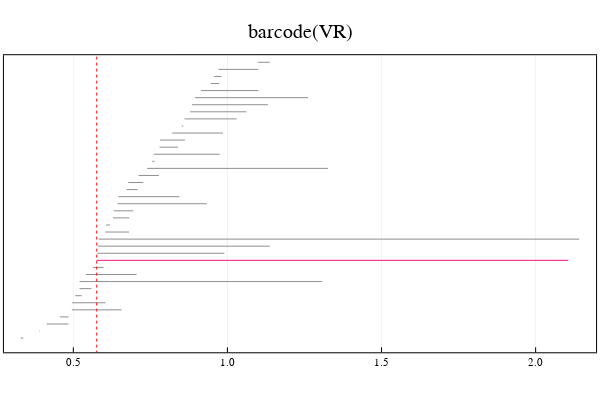

The code cell stored with this chart in its notebook:
### Code cell
p = return_extension_results_at_parameter(extension_to_VR_Q)

### Figure 1 — Plotly figure (JSON) as saved in the notebook; plotly's stock layout.template omitted (floating-point values rounded to 4 significant figures)
{"data": [{"colorbar": {"title": ""}, "hoverinfo": "text", "legendgroup": "y1", "line": {"color": "rgba(143, 143, 143, 1.000)", "dash": "solid", "shape": "linear", "width": 1}, "mode": "lines", "name": "y1", "showlegend": true, "text": ["class 1", "class 1"], "type": "scatter", "x": [0.3292, 0.3376], "xaxis": "x1", "y": [1, 1], "yaxis": "y1", "zmax": null, "zmin": null}, {"colorbar": {"title": ""}, "hoverinfo": "text", "legendgroup": "y2", "line": {"color": "rgba(143, 143, 143, 1.000)", "dash": "solid", "shape": "linear", "width": 1}, "mode": "lines", "name": "y2", "showlegend": true, "text": ["class 2", "class 2"], "type": "scatter", "x": [0.3901, 0.3921], "xaxis": "x1", "y": [2, 2], "yaxis": "y1", "zmax": null, "zmin": null}, {"colorbar": {"title": ""}, "hoverinfo": "text", "legendgroup": "y3", "line": {"color": "rgba(143, 143, 143, 1.000)", "dash": "solid", "shape": "linear", "width": 1}, "mode": "lines", "name": "y3", "showlegend": true, "text": ["class 3", "class 3"], "type": "scatter", "x": [0.4133, 0.484], "xaxis": "x1", "y": [3, 3], "yaxis": "y1", "zmax": null, "zmin": null}, {"colorbar": {"title": ""}, "hoverinfo": "text", "legendgroup": "y4", "line": {"color": "rgba(143, 143, 143, 1.000)", "dash": "solid", "shape": "linear", "width": 1}, "mode": "lines", "name": "y4", "showlegend": true, "text": ["class 4", "class 4"], "type": "scatter", "x": [0.4566, 0.4844], "xaxis": "x1", "y": [4, 4], "yaxis": "y1", "zmax": null, "zmin": null}, {"colorbar": {"title": ""}, "hoverinfo": "text", "legendgroup": "y5", "line": {"color": "rgba(143, 143, 143, 1.000)", "dash": "solid", "shape": "linear", "width": 1}, "mode": "lines", "name": "y5", "showlegend": true, "text": ["class 12", "class 12"], "type": "scatter", "x": [0.4952, 0.6567], "xaxis": "x1", "y": [5, 5], "yaxis": "y1", "zmax": null, "zmin": null}, {"colorbar": {"title": ""}, "hoverinfo": "text", "legendgroup": "y6", "line": {"color": "rgba(143, 143, 143, 1.000)", "dash": "solid", "shape": "linear", "width": 1}, "mode": "lines", "name": "y6", "showlegend": true, "text": ["class 13", "class 13"], "type": "scatter", "x": [0.4964, 0.6045], "xaxis": "x1", "y": [6, 6], "yaxis": "y1", "zmax": null, "zmin": null}, {"colorbar": {"title": ""}, "hoverinfo": "text", "legendgroup": "y7", "line": {"color": "rgba(143, 143, 143, 1.000)", "dash": "solid", "shape": "linear", "width": 1}, "mode": "lines", "name": "y7", "showlegend": true, "text": ["class 14", "class 14"], "type": "scatter", "x": [0.506, 0.5275], "xaxis": "x1", "y": [7, 7], "yaxis": "y1", "zmax": null, "zmin": null}, {"colorbar": {"title": ""}, "hoverinfo": "text", "legendgroup": "y8", "line": {"color": "rgba(143, 143, 143, 1.000)", "dash": "solid", "shape": "linear", "width": 1}, "mode": "lines", "name": "y8", "showlegend": true, "text": ["class 5", "class 5"], "type": "scatter", "x": [0.52, 0.5586], "xaxis": "x1", "y": [8, 8], "yaxis": "y1", "zmax": null, "zmin": null}, {"colorbar": {"title": ""}, "hoverinfo": "text", "legendgroup": "y9", "line": {"color": "rgba(143, 143, 143, 1.000)", "dash": "solid", "shape": "linear", "width": 1}, "mode": "lines", "name": "y9", "showlegend": true, "text": ["class 39", "class 39"], "type": "scatter", "x": [0.5204, 1.307], "xaxis": "x1", "y": [9, 9], "yaxis": "y1", "zmax": null, "zmin": null}, {"colorbar": {"title": ""}, "hoverinfo": "text", "legendgroup": "y10", "line": {"color": "rgba(143, 143, 143, 1.000)", "dash": "solid", "shape": "linear", "width": 1}, "mode": "lines", "name": "y10", "showlegend": true, "text": ["class 15", "class 15"], "type": "scatter", "x": [0.5404, 0.7054], "xaxis": "x1", "y": [10, 10], "yaxis": "y1", "zmax": null, "zmin": null}, {"colorbar": {"title": ""}, "hoverinfo": "text", "legendgroup": "y11", "line": {"color": "rgba(143, 143, 143, 1.000)", "dash": "solid", "shape": "linear", "width": 1}, "mode": "lines", "name": "y11", "showlegend": true, "text": ["class 16", "class 16"], "type": "scatter", "x": [0.563, 0.598], "xaxis": "x1", "y": [11, 11], "yaxis": "y1", "zmax": null, "zmin": null}, {"colorbar": {"title": ""}, "hoverinfo": "text", "legendgroup": "y12", "line": {"color": "rgba(143, 143, 143, 1.000)", "dash": "solid", "shape": "linear", "width": 1}, "mode": "lines", "name": "y12", "showlegend": true, "text": ["class 40", "class 40"], "type": "scatter", "x": [0.5761, 0.5761], "xaxis": "x1", "y": [12, 12], "yaxis": "y1", "zmax": null, "zmin": null}, {"colorbar": {"title": ""}, "hoverinfo": "text", "legendgroup": "y13", "line": {"color": "rgba(238, 18, 137, 1.000)", "dash": "solid", "shape": "linear", "width": 1}, "mode": "lines", "name": "y13", "showlegend": true, "text": ["class 40", "class 40"], "type": "scatter", "x": [0.5761, 2.106], "xaxis": "x1", "y": [12, 12], "yaxis": "y1", "zmax": null, "zmin": null}, {"colorbar": {"title": ""}, "hoverinfo": "text", "legendgroup": "y14", "line": {"color": "rgba(143, 143, 143, 1.000)", "dash": "solid", "shape": "linear", "width": 1}, "mode": "lines", "name": "y14", "showlegend": true, "text": ["class 17", "class 17"], "type": "scatter", "x": [0.5778, 0.9901], "xaxis": "x1", "y": [13, 13], "yaxis": "y1", "zmax": null, "zmin": null}, {"colorbar": {"title": ""}, "hoverinfo": "text", "legendgroup": "y15", "line": {"color": "rgba(143, 143, 143, 1.000)", "dash": "solid", "shape": "linear", "width": 1}, "mode": "lines", "name": "y15", "showlegend": true, "text": ["class 37", "class 37"], "type": "scatter", "x": [0.5792, 1.138], "xaxis": "x1", "y": [14, 14], "yaxis": "y1", "zmax": null, "zmin": null}, {"colorbar": {"title": ""}, "hoverinfo": "text", "legendgroup": "y16", "line": {"color": "rgba(143, 143, 143, 1.000)", "dash": "solid", "shape": "linear", "width": 1}, "mode": "lines", "name": "y16", "showlegend": true, "text": ["class 38", "class 38"], "type": "scatter", "x": [0.5827, 2.142], "xaxis": "x1", "y": [15, 15], "yaxis": "y1", "zmax": null, "zmin": null}, {"colorbar": {"title": ""}, "hoverinfo": "text", "legendgroup": "y17", "line": {"color": "rgba(143, 143, 143, 1.000)", "dash": "solid", "shape": "linear", "width": 1}, "mode": "lines", "name": "y17", "showlegend": true, "text": ["class 18", "class 18"], "type": "scatter", "x": [0.6037, 0.681], "xaxis": "x1", "y": [16, 16], "yaxis": "y1", "zmax": null, "zmin": null}, {"colorbar": {"title": ""}, "hoverinfo": "text", "legendgroup": "y18", "line": {"color": "rgba(143, 143, 143, 1.000)", "dash": "solid", "shape": "linear", "width": 1}, "mode": "lines", "name": "y18", "showlegend": true, "text": ["class 6", "class 6"], "type": "scatter", "x": [0.6066, 0.6186], "xaxis": "x1", "y": [17, 17], "yaxis": "y1", "zmax": null, "zmin": null}, {"colorbar": {"title": ""}, "hoverinfo": "text", "legendgroup": "y19", "line": {"color": "rgba(143, 143, 143, 1.000)", "dash": "solid", "shape": "linear", "width": 1}, "mode": "lines", "name": "y19", "showlegend": true, "text": ["class 19", "class 19"], "type": "scatter", "x": [0.6287, 0.6814], "xaxis": "x1", "y": [18, 18], "yaxis": "y1", "zmax": null, "zmin": null}, {"colorbar": {"title": ""}, "hoverinfo": "text", "legendgroup": "y20", "line": {"color": "rgba(143, 143, 143, 1.000)", "dash": "solid", "shape": "linear", "width": 1}, "mode": "lines", "name": "y20", "showlegend": true, "text": ["class 7", "class 7"], "type": "scatter", "x": [0.6315, 0.6944], "xaxis": "x1", "y": [19, 19], "yaxis": "y1", "zmax": null, "zmin": null}, {"colorbar": {"title": ""}, "hoverinfo": "text", "legendgroup": "y21", "line": {"color": "rgba(143, 143, 143, 1.000)", "dash": "solid", "shape": "linear", "width": 1}, "mode": "lines", "name": "y21", "showlegend": true, "text": ["class 20", "class 20"], "type": "scatter", "x": [0.6434, 0.9324], "xaxis": "x1", "y": [20, 20], "yaxis": "y1", "zmax": null, "zmin": null}, {"colorbar": {"title": ""}, "hoverinfo": "text", "legendgroup": "y22", "line": {"color": "rgba(143, 143, 143, 1.000)", "dash": "solid", "shape": "linear", "width": 1}, "mode": "lines", "name": "y22", "showlegend": true, "text": ["class 21", "class 21"], "type": "scatter", "x": [0.6466, 0.8441], "xaxis": "x1", "y": [21, 21], "yaxis": "y1", "zmax": null, "zmin": null}, {"colorbar": {"title": ""}, "hoverinfo": "text", "legendgroup": "y23", "line": {"color": "rgba(143, 143, 143, 1.000)", "dash": "solid", "shape": "linear", "width": 1}, "mode": "lines", "name": "y23", "showlegend": true, "text": ["class 22", "class 22"], "type": "scatter", "x": [0.6729, 0.7088], "xaxis": "x1", "y": [22, 22], "yaxis": "y1", "zmax": null, "zmin": null}, {"colorbar": {"title": ""}, "hoverinfo": "text", "legendgroup": "y24", "line": {"color": "rgba(143, 143, 143, 1.000)", "dash": "solid", "shape": "linear", "width": 1}, "mode": "lines", "name": "y24", "showlegend": true, "text": ["class 8", "class 8"], "type": "scatter", "x": [0.6781, 0.7272], "xaxis": "x1", "y": [23, 23], "yaxis": "y1", "zmax": null, "zmin": null}, {"colorbar": {"title": ""}, "hoverinfo": "text", "legendgroup": "y25", "line": {"color": "rgba(143, 143, 143, 1.000)", "dash": "solid", "shape": "linear", "width": 1}, "mode": "lines", "name": "y25", "showlegend": true, "text": ["class 23", "class 23"], "type": "scatter", "x": [0.7116, 0.7776], "xaxis": "x1", "y": [24, 24], "yaxis": "y1", "zmax": null, "zmin": null}, {"colorbar": {"title": ""}, "hoverinfo": "text", "legendgroup": "y26", "line": {"color": "rgba(143, 143, 143, 1.000)", "dash": "solid", "shape": "linear", "width": 1}, "mode": "lines", "name": "y26", "showlegend": true, "text": ["class 34", "class 34"], "type": "scatter", "x": [0.7393, 1.327], "xaxis": "x1", "y": [25, 25], "yaxis": "y1", "zmax": null, "zmin": null}, {"colorbar": {"title": ""}, "hoverinfo": "text", "legendgroup": "y27", "line": {"color": "rgba(143, 143, 143, 1.000)", "dash": "solid", "shape": "linear", "width": 1}, "mode": "lines", "name": "y27", "showlegend": true, "text": ["class 9", "class 9"], "type": "scatter", "x": [0.7562, 0.7637], "xaxis": "x1", "y": [26, 26], "yaxis": "y1", "zmax": null, "zmin": null}, {"colorbar": {"title": ""}, "hoverinfo": "text", "legendgroup": "y28", "line": {"color": "rgba(143, 143, 143, 1.000)", "dash": "solid", "shape": "linear", "width": 1}, "mode": "lines", "name": "y28", "showlegend": true, "text": ["class 35", "class 35"], "type": "scatter", "x": [0.7609, 0.9748], "xaxis": "x1", "y": [27, 27], "yaxis": "y1", "zmax": null, "zmin": null}, {"colorbar": {"title": ""}, "hoverinfo": "text", "legendgroup": "y29", "line": {"color": "rgba(143, 143, 143, 1.000)", "dash": "solid", "shape": "linear", "width": 1}, "mode": "lines", "name": "y29", "showlegend": true, "text": ["class 24", "class 24"], "type": "scatter", "x": [0.7799, 0.8394], "xaxis": "x1", "y": [28, 28], "yaxis": "y1", "zmax": null, "zmin": null}, {"colorbar": {"title": ""}, "hoverinfo": "text", "legendgroup": "y30", "line": {"color": "rgba(143, 143, 143, 1.000)", "dash": "solid", "shape": "linear", "width": 1}, "mode": "lines", "name": "y30", "showlegend": true, "text": ["class 25", "class 25"], "type": "scatter", "x": [0.7812, 0.862], "xaxis": "x1", "y": [29, 29], "yaxis": "y1", "zmax": null, "zmin": null}, {"colorbar": {"title": ""}, "hoverinfo": "text", "legendgroup": "y31", "line": {"color": "rgba(143, 143, 143, 1.000)", "dash": "solid", "shape": "linear", "width": 1}, "mode": "lines", "name": "y31", "showlegend": true, "text": ["class 26", "class 26"], "type": "scatter", "x": [0.8209, 0.9854], "xaxis": "x1", "y": [30, 30], "yaxis": "y1", "zmax": null, "zmin": null}, {"colorbar": {"title": ""}, "hoverinfo": "text", "legendgroup": "y32", "line": {"color": "rgba(143, 143, 143, 1.000)", "dash": "solid", "shape": "linear", "width": 1}, "mode": "lines", "name": "y32", "showlegend": true, "text": ["class 10", "class 10"], "type": "scatter", "x": [0.8517, 0.8566], "xaxis": "x1", "y": [31, 31], "yaxis": "y1", "zmax": null, "zmin": null}, {"colorbar": {"title": ""}, "hoverinfo": "text", "legendgroup": "y33", "line": {"color": "rgba(143, 143, 143, 1.000)", "dash": "solid", "shape": "linear", "width": 1}, "mode": "lines", "name": "y33", "showlegend": true, "text": ["class 27", "class 27"], "type": "scatter", "x": [0.8606, 1.03], "xaxis": "x1", "y": [32, 32], "yaxis": "y1", "zmax": null, "zmin": null}, {"colorbar": {"title": ""}, "hoverinfo": "text", "legendgroup": "y34", "line": {"color": "rgba(143, 143, 143, 1.000)", "dash": "solid", "shape": "linear", "width": 1}, "mode": "lines", "name": "y34", "showlegend": true, "text": ["class 28", "class 28"], "type": "scatter", "x": [0.8793, 1.062], "xaxis": "x1", "y": [33, 33], "yaxis": "y1", "zmax": null, "zmin": null}, {"colorbar": {"title": ""}, "hoverinfo": "text", "legendgroup": "y35", "line": {"color": "rgba(143, 143, 143, 1.000)", "dash": "solid", "shape": "linear", "width": 1}, "mode": "lines", "name": "y35", "showlegend": true, "text": ["class 29", "class 29"], "type": "scatter", "x": [0.8848, 1.131], "xaxis": "x1", "y": [34, 34], "yaxis": "y1", "zmax": null, "zmin": null}, {"colorbar": {"title": ""}, "hoverinfo": "text", "legendgroup": "y36", "line": {"color": "rgba(143, 143, 143, 1.000)", "dash": "solid", "shape": "linear", "width": 1}, "mode": "lines", "name": "y36", "showlegend": true, "text": ["class 30", "class 30"], "type": "scatter", "x": [0.8947, 1.262], "xaxis": "x1", "y": [35, 35], "yaxis": "y1", "zmax": null, "zmin": null}, {"colorbar": {"title": ""}, "hoverinfo": "text", "legendgroup": "y37", "line": {"color": "rgba(143, 143, 143, 1.000)", "dash": "solid", "shape": "linear", "width": 1}, "mode": "lines", "name": "y37", "showlegend": true, "text": ["class 36", "class 36"], "type": "scatter", "x": [0.9145, 1.101], "xaxis": "x1", "y": [36, 36], "yaxis": "y1", "zmax": null, "zmin": null}, {"colorbar": {"title": ""}, "hoverinfo": "text", "legendgroup": "y38", "line": {"color": "rgba(143, 143, 143, 1.000)", "dash": "solid", "shape": "linear", "width": 1}, "mode": "lines", "name": "y38", "showlegend": true, "text": ["class 31", "class 31"], "type": "scatter", "x": [0.9462, 0.973], "xaxis": "x1", "y": [37, 37], "yaxis": "y1", "zmax": null, "zmin": null}, {"colorbar": {"title": ""}, "hoverinfo": "text", "legendgroup": "y39", "line": {"color": "rgba(143, 143, 143, 1.000)", "dash": "solid", "shape": "linear", "width": 1}, "mode": "lines", "name": "y39", "showlegend": true, "text": ["class 11", "class 11"], "type": "scatter", "x": [0.9567, 0.9808], "xaxis": "x1", "y": [38, 38], "yaxis": "y1", "zmax": null, "zmin": null}, {"colorbar": {"title": ""}, "hoverinfo": "text", "legendgroup": "y40", "line": {"color": "rgba(143, 143, 143, 1.000)", "dash": "solid", "shape": "linear", "width": 1}, "mode": "lines", "name": "y40", "showlegend": true, "text": ["class 32", "class 32"], "type": "scatter", "x": [0.9708, 1.101], "xaxis": "x1", "y": [39, 39], "yaxis": "y1", "zmax": null, "zmin": null}, {"colorbar": {"title": ""}, "hoverinfo": "text", "legendgroup": "y41", "line": {"color": "rgba(143, 143, 143, 1.000)", "dash": "solid", "shape": "linear", "width": 1}, "mode": "lines", "name": "y41", "showlegend": true, "text": ["class 33", "class 33"], "type": "scatter", "x": [1.099, 1.138], "xaxis": "x1", "y": [40, 40], "yaxis": "y1", "zmax": null, "zmin": null}, {"colorbar": {"title": ""}, "legendgroup": "y42", "line": {"color": "rgba(255, 0, 0, 1.000)", "dash": "dot", "shape": "linear", "width": 1}, "mode": "lines", "name": "y42", "showlegend": true, "type": "scatter", "x": [0.5761, 0.5761], "xaxis": "x1", "y": [-4201, 4241], "yaxis": "y1", "zmax": null, "zmin": null}], "layout": {"annotations": [{"font": {"color": "rgba(0, 0, 0, 1.000)", "family": "sans-serif", "size": 20}, "rotation": 0, "showarrow": false, "text": "barcode(VR)", "x": 0.5, "xanchor": "center", "xref": "paper", "y": 1, "yanchor": "top", "yref": "paper"}], "height": 400, "margin": {"b": 20, "l": 0, "r": 0, "t": 20}, "paper_bgcolor": "rgba(255, 255, 255, 1.000)", "plot_bgcolor": "rgba(255, 255, 255, 1.000)", "showlegend": false, "width": 600, "xaxis": {"anchor": "y1", "domain": [0.006562, 0.9934], "gridcolor": "rgba(0, 0, 0, 0.100)", "gridwidth": 0.5, "linecolor": "rgba(0, 0, 0, 1.000)", "mirror": true, "range": [0.2749, 2.196], "showgrid": true, "showline": true, "showticklabels": true, "tickangle": 0, "tickcolor": "rgb(0, 0, 0)", "tickfont": {"color": "rgba(0, 0, 0, 1.000)", "family": "sans-serif", "size": 11}, "tickmode": "array", "ticks": "inside", "ticktext": ["0.5", "1.0", "1.5", "2.0"], "tickvals": [0.5, 1, 1.5, 2], "title": "", "titlefont": {"color": "rgba(0, 0, 0, 1.000)", "family": "sans-serif", "size": 15}, "type": "-", "visible": true, "zeroline": false, "zerolinecolor": "rgba(0, 0, 0, 1.000)"}, "yaxis": {"anchor": "x1", "domain": [0.07699, 0.9022], "gridcolor": "rgba(0, 0, 0, 0.100)", "gridwidth": 0.5, "linecolor": "rgba(0, 0, 0, 1.000)", "mirror": true, "range": [-1, 41], "showgrid": true, "showline": true, "showticklabels": true, "tickangle": 0, "tickcolor": "rgb(0, 0, 0)", "tickfont": {"color": "rgba(0, 0, 0, 1.000)", "family": "sans-serif", "size": 11}, "tickmode": "array", "ticks": "inside", "ticktext": [], "tickvals": [], "title": "", "titlefont": {"color": "rgba(0, 0, 0, 1.000)", "family": "sans-serif", "size": 15}, "type": "-", "visible": true, "zeroline": false, "zerolinecolor": "rgba(0, 0, 0, 1.000)"}}}
